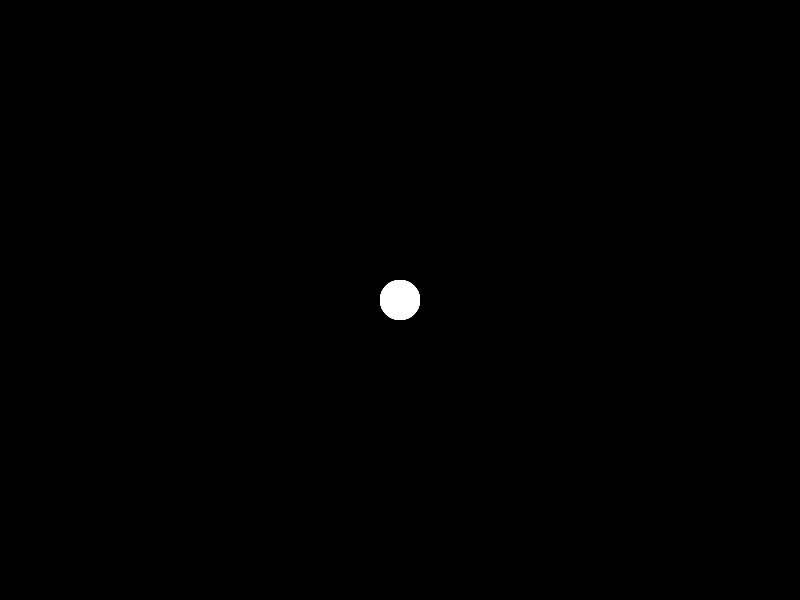
Frame 1 (no input)
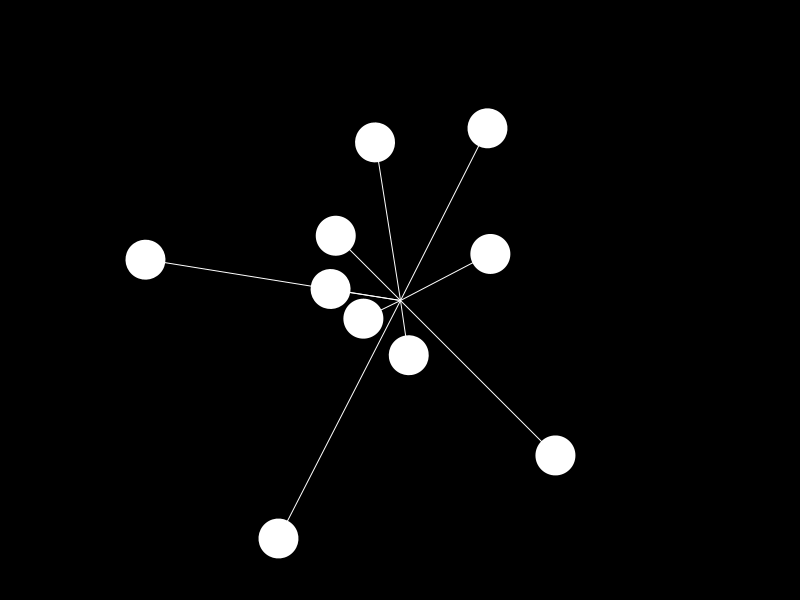
Frame 60 (the mouse pressed at the canvas centre just before this capture)
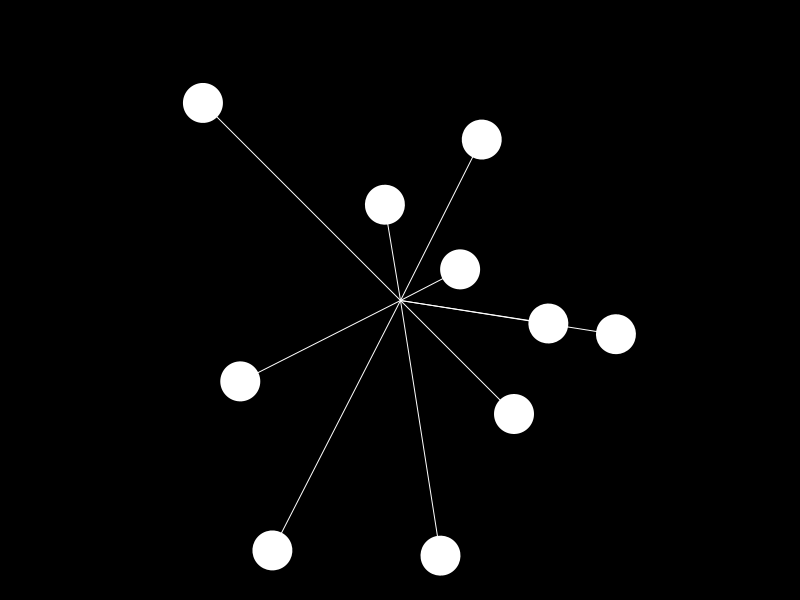
Frame 120 (the mouse held since frame 60 and released just before this capture)

The Processing sketch that drew these frames (run headless with seeded random() and noise(); from frame 60 on, the mouse is pressed at the canvas centre):

// Processing sketch: oscillator_06_06_22
// ── oscillator_06_06_22.pde
Oscillator[] os;


void setup(){
  size(800, 600); 
  os = new Oscillator[10];
  for (int i=0; i < os.length; i++){
    float mapAngle = map(i, 0, os.length, 0, TWO_PI);
    os[i] = new Oscillator(random(100, 200), mapAngle);
  }
  
}


void draw(){
  background(0);
  
  for (Oscillator o : os){
    o.display();
    o.cal();
  }
  
}

// ── Oscillator.pde
class Oscillator{
  
  float period;
  
  final float amp = width / 4;
  
  float angle;
  
  float x, y;
  
  public Oscillator(float period, float angle){
    this.period = period;
    this.angle = angle;
  }
  
  void display(){
    pushMatrix();
    noStroke();
    fill(255);
    translate(width/2, height/2);
    rotate(angle);
    ellipse(x, y, 40, 40);
    stroke(255);
    line(0, 0, x, y);
    popMatrix();
  }
  
  void cal(){
    x = amp * sin((frameCount / period) * TWO_PI);
    y = amp * sin((frameCount / period) * TWO_PI);
  }
  
  
}
